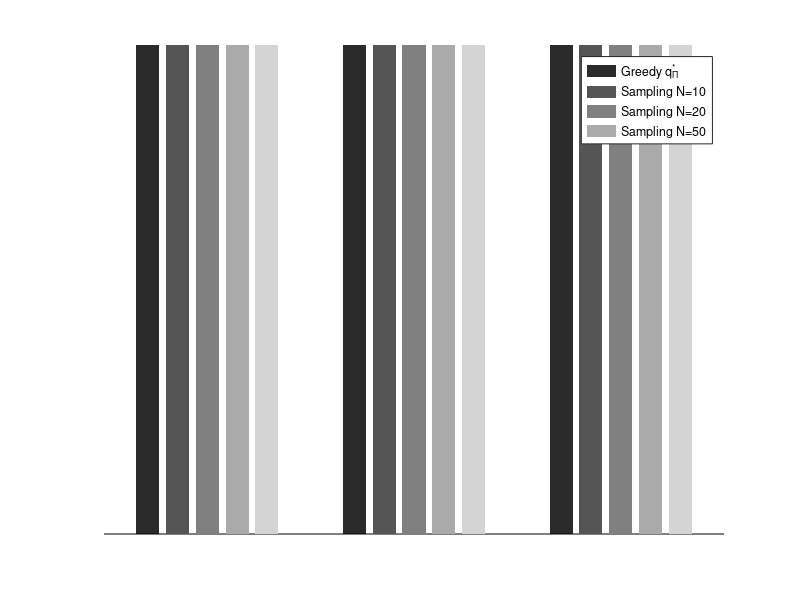

MATLAB code to generate this figure:
function main()
  C = repmat((1:5) / 6, 3, 1)'
  %C = repmat((1:6) / 7, 3, 1)';
  Y = ones(5, 3)';
  
  h = bar(Y);
  for iBarSeries = 1:size(Y,2)
    set(h(iBarSeries), 'FaceColor', C(iBarSeries, :), 'EdgeColor', 'none');
  end

  axis off
  legend('Greedy q^*_\Pi', 'Sampling N=10', 'Sampling N=20', 'Sampling N=50');
  %legend('Opt q^*_\Pi', 'Greedy q^*_\Pi', 'Query Projection', 'Belief Change', 'Disagreement', 'Random Query');
  %legend('Greedy q^*_\Pi', 'Query Projection', 'Belief Change', 'Disagreement', 'Random Query');

  %set(gcf,'PaperUnits','inches','PaperPosition',[0 0 3 1.5])
  %print('-deps', ['aprilLegend.eps'], '-r100');
end
